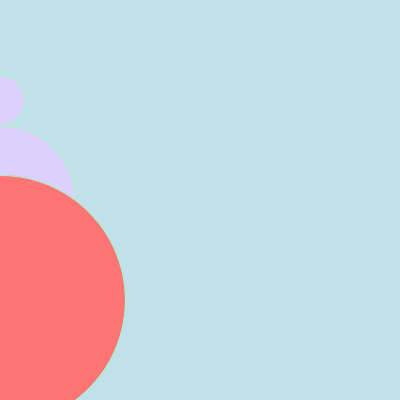
Frame 1 (no input)
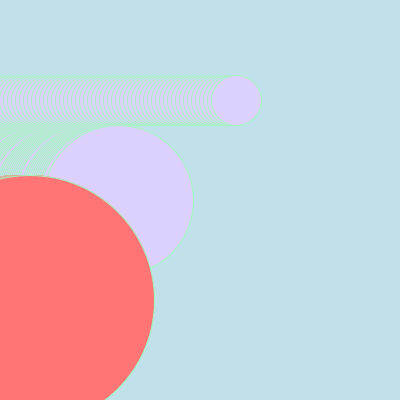
Frame 60 (the mouse pressed at the canvas centre just before this capture)
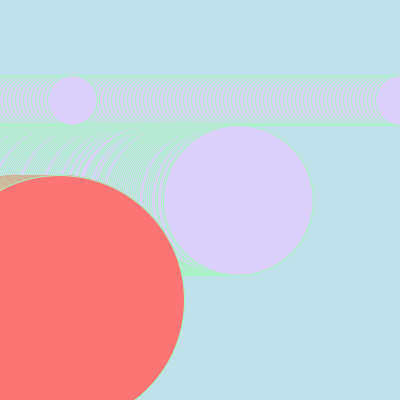
Frame 120 (the mouse held since frame 60 and released just before this capture)

The Processing sketch that drew these frames (run headless with seeded random() and noise(); from frame 60 on, the mouse is pressed at the canvas centre):

// Processing sketch: processing_183633
// ── processing_183633.pde

float circle_x= 0;
float circle_z=0;
float circle_q=0;
void setup (){
size(400, 400);
//stroke(#FFBC03);
stroke(#A3F5BF);
 background(#C0E1EA);


fill(#B6FF00);
 }

void draw (){

 
  fill(#DBD1FC);

float circle_size=150;

if(random(10) > 8) {
  circle_size =100; }
ellipse(circle_x, 200, circle_size, circle_size);

circle_x=circle_x + 2;

if(circle_x > 400)
  circle_x=0;
  

ellipse(circle_z,100,50,50);

circle_z=circle_z+4;

if (circle_z >400)
circle_z=0;

  fill (#FF7474);
  
 
  
ellipse(circle_q, 300,250,250);

circle_q=circle_q+0.5;

if (circle_q >400)
circle_q=0;

}
